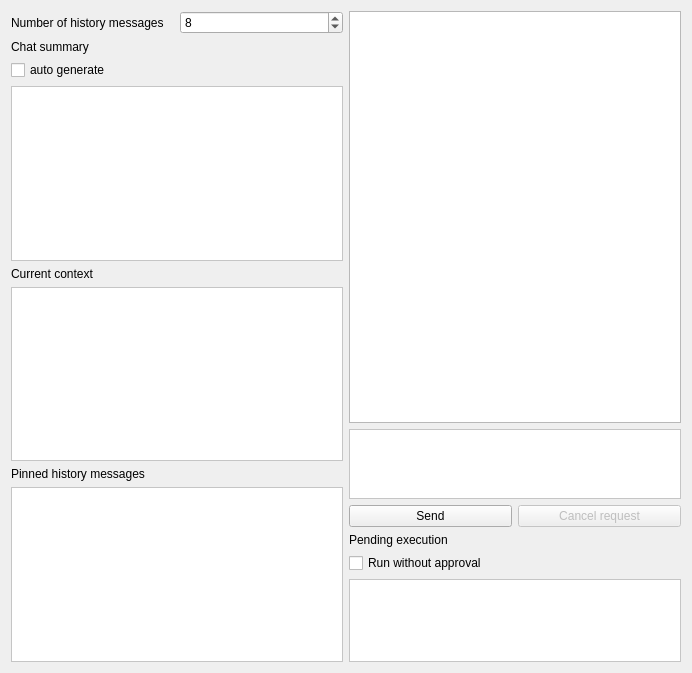
<?xml version="1.0" encoding="UTF-8"?>
<ui version="4.0">
 <class>Form</class>
 <widget class="QWidget" name="Form">
  <property name="geometry">
   <rect>
    <x>0</x>
    <y>0</y>
    <width>692</width>
    <height>673</height>
   </rect>
  </property>
  <property name="windowTitle">
   <string>ant (Ai iNTerpreter)</string>
  </property>
  <layout class="QHBoxLayout" name="horizontalLayout_2">
   <item>
    <layout class="QVBoxLayout" name="verticalLayout">
     <item>
      <layout class="QHBoxLayout" name="msgMeta_msgHistory">
       <item>
        <widget class="QLabel" name="msgMetaMsgHistory_label">
         <property name="text">
          <string>Number of history messages</string>
         </property>
        </widget>
       </item>
       <item>
        <widget class="QSpinBox" name="msgMetaMsgHistory_spin">
         <property name="value">
          <number>8</number>
         </property>
        </widget>
       </item>
      </layout>
     </item>
     <item>
      <layout class="QVBoxLayout" name="msgMeta_ChatSummary">
       <item>
        <widget class="QLabel" name="msgMetaChat_label">
         <property name="text">
          <string>Chat summary</string>
         </property>
        </widget>
       </item>
       <item>
        <widget class="QCheckBox" name="msgMetaChat_auto">
         <property name="text">
          <string>auto generate</string>
         </property>
        </widget>
       </item>
       <item>
        <widget class="QTextEdit" name="msgMetaChat_textedit">
         <property name="styleSheet">
          <string notr="true"> background-color: white;</string>
         </property>
        </widget>
       </item>
      </layout>
     </item>
     <item>
      <layout class="QVBoxLayout" name="msgMeta_Context">
       <item>
        <widget class="QLabel" name="msgMetaContext_label">
         <property name="text">
          <string>Current context</string>
         </property>
        </widget>
       </item>
       <item>
        <widget class="QTextEdit" name="msgMetaContext_textedit">
         <property name="styleSheet">
          <string notr="true"> background-color: white;</string>
         </property>
        </widget>
       </item>
      </layout>
     </item>
     <item>
      <layout class="QVBoxLayout" name="msgMeta_Pinned">
       <item>
        <widget class="QLabel" name="msgMetaPinned_label">
         <property name="text">
          <string>Pinned history messages</string>
         </property>
        </widget>
       </item>
       <item>
        <widget class="QTextEdit" name="msgMetaPinned_textedit">
         <property name="styleSheet">
          <string notr="true"> background-color: white;</string>
         </property>
        </widget>
       </item>
      </layout>
     </item>
    </layout>
   </item>
   <item>
    <layout class="QVBoxLayout" name="verticalLayout_3" stretch="4,1">
     <property name="spacing">
      <number>6</number>
     </property>
     <property name="leftMargin">
      <number>0</number>
     </property>
     <property name="topMargin">
      <number>0</number>
     </property>
     <item>
      <layout class="QVBoxLayout" name="verticalLayout_2" stretch="12,1,1">
       <item>
        <widget class="QTextEdit" name="textEdit_conversation">
         <property name="readOnly">
          <bool>true</bool>
         </property>
        </widget>
       </item>
       <item>
        <widget class="QTextEdit" name="textEdit_msg">
         <property name="styleSheet">
          <string notr="true"> background-color: white;</string>
         </property>
        </widget>
       </item>
       <item>
        <layout class="QHBoxLayout" name="horizontalLayout">
         <item>
          <widget class="QPushButton" name="pushButton_send">
           <property name="text">
            <string>Send</string>
           </property>
          </widget>
         </item>
         <item>
          <widget class="QPushButton" name="pushButton_cancelRequest">
           <property name="enabled">
            <bool>false</bool>
           </property>
           <property name="text">
            <string>Cancel request</string>
           </property>
          </widget>
         </item>
        </layout>
       </item>
      </layout>
     </item>
     <item>
      <layout class="QVBoxLayout" name="verticalLayout_execList">
       <item>
        <widget class="QLabel" name="execList_label">
         <property name="text">
          <string>Pending execution</string>
         </property>
        </widget>
       </item>
       <item>
        <widget class="QCheckBox" name="execList_auto">
         <property name="text">
          <string>Run without approval</string>
         </property>
        </widget>
       </item>
       <item>
        <widget class="QListWidget" name="execList_list">
         <property name="styleSheet">
          <string notr="true"> background-color: white;</string>
         </property>
        </widget>
       </item>
      </layout>
     </item>
    </layout>
   </item>
  </layout>
 </widget>
 <resources/>
 <connections/>
</ui>
